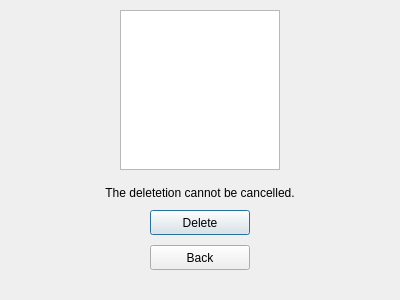
<?xml version="1.0" encoding="UTF-8"?>
<ui version="4.0">
 <class>delWarn</class>
 <widget class="QDialog" name="delWarn">
  <property name="geometry">
   <rect>
    <x>0</x>
    <y>0</y>
    <width>400</width>
    <height>300</height>
   </rect>
  </property>
  <property name="windowTitle">
   <string>Warning</string>
  </property>
  <widget class="QGraphicsView" name="graphicsView">
   <property name="geometry">
    <rect>
     <x>120</x>
     <y>10</y>
     <width>160</width>
     <height>160</height>
    </rect>
   </property>
   <property name="styleSheet">
    <string notr="true">border-image: url(:/1/delWarn.png);</string>
   </property>
  </widget>
  <widget class="QLabel" name="warnLabel">
   <property name="geometry">
    <rect>
     <x>0</x>
     <y>180</y>
     <width>400</width>
     <height>25</height>
    </rect>
   </property>
   <property name="text">
    <string>The deletetion cannot be cancelled.</string>
   </property>
   <property name="alignment">
    <set>Qt::AlignCenter</set>
   </property>
  </widget>
  <widget class="QPushButton" name="delAnyway">
   <property name="geometry">
    <rect>
     <x>150</x>
     <y>210</y>
     <width>100</width>
     <height>25</height>
    </rect>
   </property>
   <property name="text">
    <string>Delete</string>
   </property>
  </widget>
  <widget class="QPushButton" name="back">
   <property name="geometry">
    <rect>
     <x>150</x>
     <y>245</y>
     <width>100</width>
     <height>25</height>
    </rect>
   </property>
   <property name="text">
    <string>Back</string>
   </property>
  </widget>
 </widget>
 <resources>
  <include location="delWarn.qrc"/>
 </resources>
 <connections/>
</ui>
